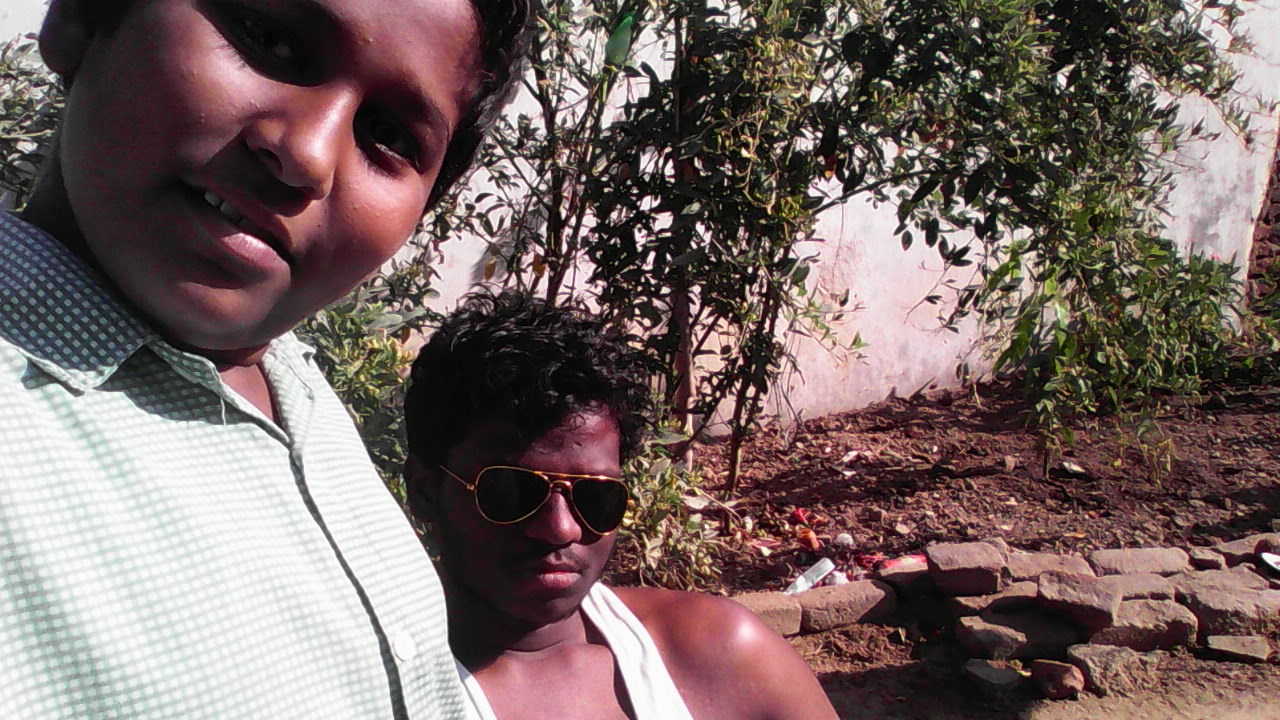
#> input picture python/with cleverProgrammer/faceDetector/sada.jpg, 1280 x 720 px
$ python faceDetector.py
#> lines starting #> are read from the running program, lines starting #| are printed output that depends on the picture; after the words box and inside, x2 and y2 are one past the last pixel; in counts of white or black regions, pixels touching at a corner belong together
#> the answer given: sada.jpg
import cv2
import re

# Load some pre-trained data on face frontals from opencv (haar cascade algorithm)
trained_face_data = cv2.CascadeClassifier('haarcascade_frontalface_default.xml')


# defining function for face detection
# this function need to have a imagePath as argument

def detectFace(imgPath):
#> called with imgPath = 'sada.jpg'
	img = cv2.imread(imgPath)
#> img is the input picture: shape (720, 1280, 3); mean B, G, R 99.5, 102.3, 119.2
	# image converted to grayscale
	gray_scaled_img = cv2.cvtColor(img, cv2.COLOR_BGR2GRAY)
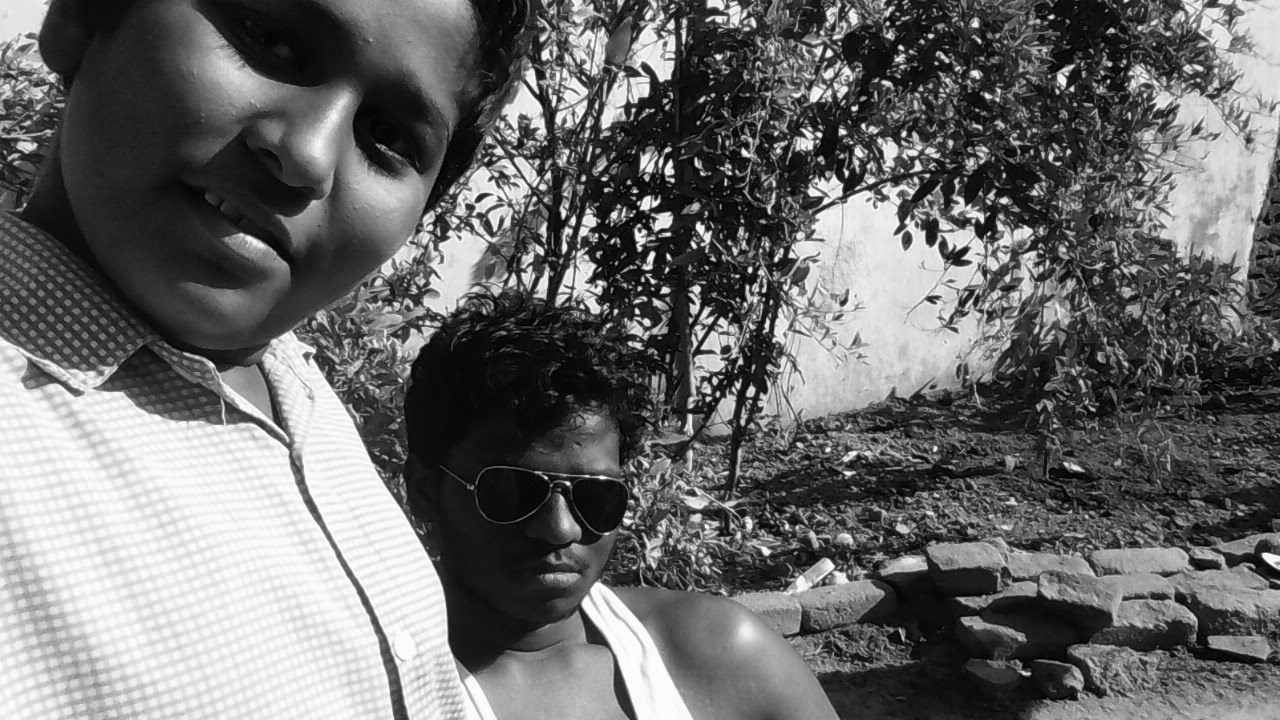
#> gray_scaled_img: shape (720, 1280); min 0, max 255, mean 107

	# Detect Faces
	face_coordinates = trained_face_data.detectMultiScale(gray_scaled_img)
#> face_coordinates = [[971, 323, 41, 41], [260, 333, 62, 62], [667, 491, 62, 62]]

	# Draw rectangle
	for (x, y, w, h) in face_coordinates:
	    cv2.rectangle(img, (x, y), (x+w, y+h), (0, 255, 0), 2)
#> this loop made 3 passes
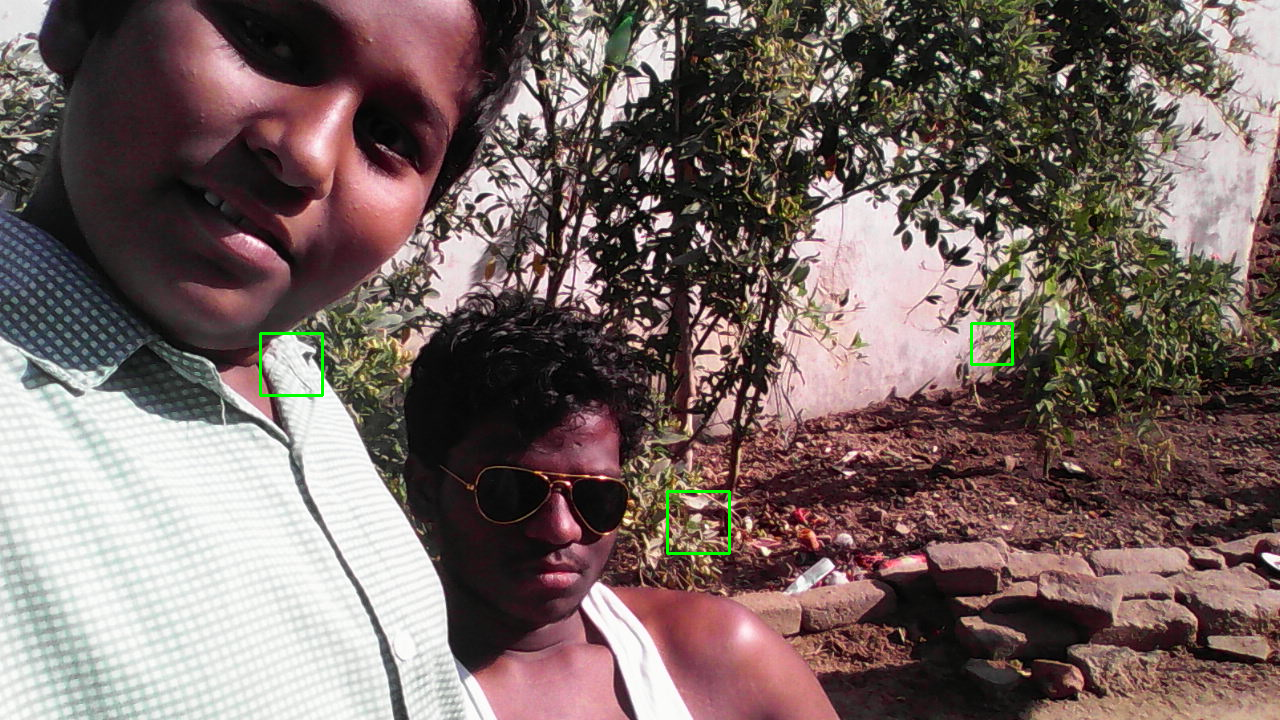
#> img: shape (720, 1280, 3); 0.21% of pixels changed, all inside (x1, y1, x2, y2) = (259, 322, 1014, 555)

	cv2.imshow('face', img)
	cv2.waitKey(1000)

# to get the path from the user
imagePath = input('Enter the image path : ')

# calling the function to detect the face
detectFace(imagePath)
